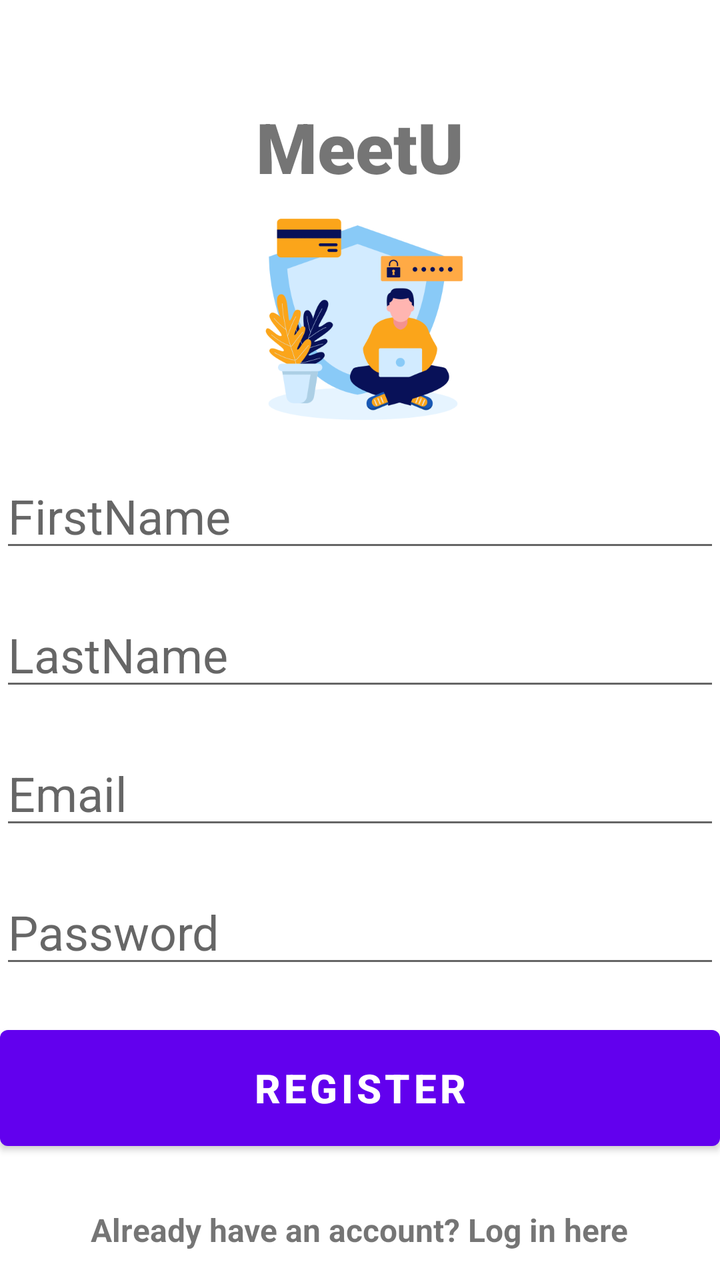
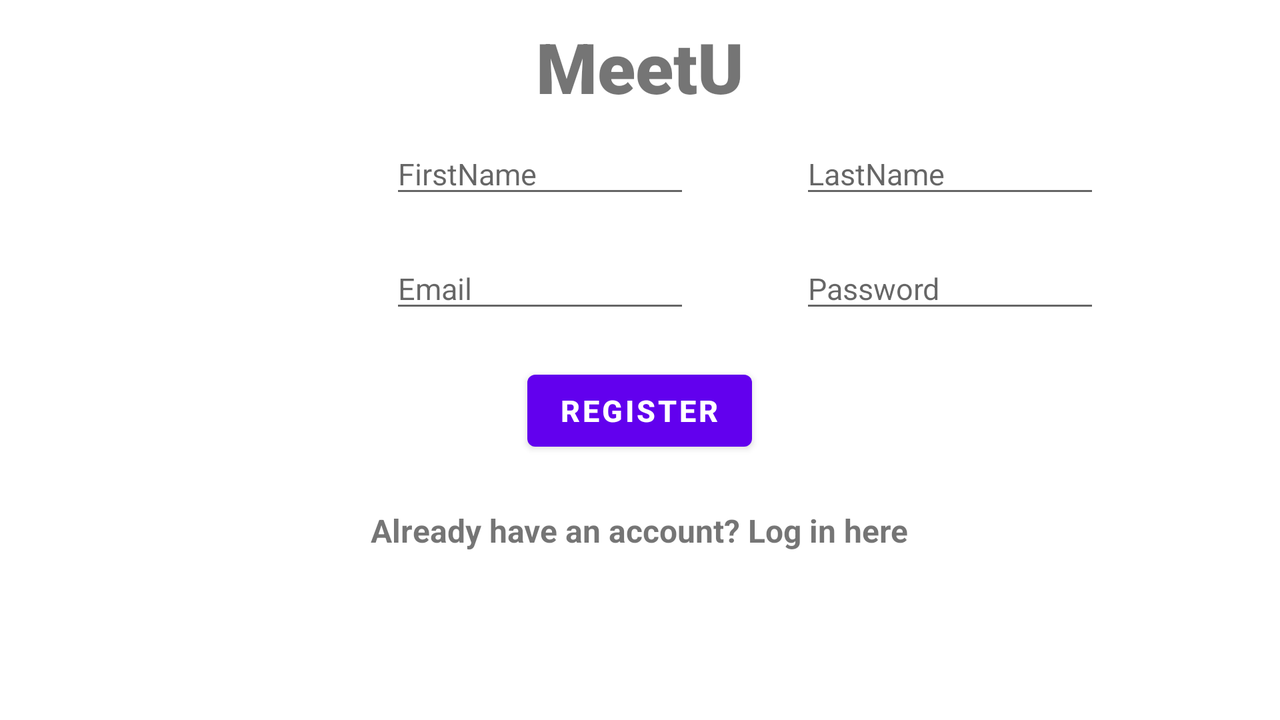

First picture: res/layout/ on a phone held upright. Second picture: the repository's own variant of that layout, on a device whose configuration matches the variant's folder. Source for both follows.
<!-- AndroidManifest.xml: application theme Theme.MeetU -->
<!-- res/layout/activity_register.xml -->
<?xml version="1.0" encoding="utf-8"?>
<RelativeLayout xmlns:android="http://schemas.android.com/apk/res/android"
    xmlns:app="http://schemas.android.com/apk/res-auto"
    xmlns:tools="http://schemas.android.com/tools"
    android:layout_width="match_parent"
    android:layout_height="match_parent"
    tools:context=".Activities.RegisterActivity">

    <TextView
        android:id="@+id/banner"
        android:layout_centerHorizontal="true"
        android:layout_marginTop="50dp"
        android:layout_width="wrap_content"
        android:layout_height="wrap_content"
        android:text="MeetU"
        android:textSize="35sp"
        android:textAlignment="center"
        android:textStyle="bold"
        android:fontFamily="sans-serif-black"
        />

    <ImageView
        android:id="@+id/registerImage"
        android:layout_width="409dp"
        android:layout_height="125dp"
        android:layout_below="@+id/banner"
        android:layout_centerInParent="true"
        app:srcCompat="@drawable/register" />


    <EditText
        android:id="@+id/register_firstName"
        android:layout_width="380dp"
        android:layout_height="wrap_content"
        android:layout_below="@+id/registerImage"
        android:layout_centerInParent="true"
        android:layout_marginTop="10dp"
        android:layout_centerHorizontal="true"
        android:ems="10"
        android:hint="FirstName"
        android:textSize="24sp" />

    <EditText
        android:id="@+id/register_lastName"
        android:layout_width="380dp"
        android:layout_height="wrap_content"
        android:layout_marginTop="20dp"
        android:ems="10"
        android:hint="LastName"
        android:textSize="24sp"
        android:layout_centerInParent="true"
        android:layout_below="@+id/register_firstName"
        />

    <EditText
        android:id="@+id/register_email"
        android:layout_width="380dp"
        android:layout_height="wrap_content"
        android:layout_marginTop="20dp"
        android:ems="10"
        android:inputType="textEmailAddress"
        android:hint="Email"
        android:textSize="24sp"
        android:layout_centerInParent="true"
        android:layout_below="@+id/register_lastName"
        />

    <EditText
        android:id="@+id/register_password"
        android:layout_width="380dp"
        android:layout_height="wrap_content"
        android:layout_marginTop="20dp"
        android:ems="10"
        android:inputType="textPassword"
        android:hint="Password"
        android:textSize="24sp"
        android:layout_centerInParent="true"
        android:layout_below="@+id/register_email"
        />

    <Button
        android:id="@+id/registerUser"
        android:layout_width="380dp"
        android:layout_height="70dp"
        android:layout_below="@+id/register_password"
        android:layout_centerInParent="true"
        android:layout_marginTop="20dp"
        android:text="Register"
        android:textSize="20sp"
        android:textStyle="bold"
        app:rippleColor="#673AB7" />

    <TextView
        android:id="@+id/have_an_account"
        android:layout_width="wrap_content"
        android:layout_height="wrap_content"
        android:text="Already have an account? Log in here"
        android:textSize="16sp"
        android:textStyle="bold"
        android:layout_marginTop="25dp"
        android:layout_marginLeft="30dp"
        android:layout_centerInParent="true"
        android:layout_below="@+id/registerUser"
        />

    <ProgressBar
        android:id="@+id/progressBar"
        style="?android:attr/progressBarStyleLarge"
        android:layout_width="wrap_content"
        android:layout_height="wrap_content"
        android:layout_centerInParent="true"
        android:visibility="gone"
        />

</RelativeLayout>
<!-- resources referenced by this layout -->
<resources>
  <!-- drawable register: png bitmap (drawable-v24, 32765 bytes) -->
  <style name="Theme.MeetU" parent="Theme.MaterialComponents.DayNight.NoActionBar">
          
          <item name="colorPrimary">@color/purple_500</item>
          <item name="colorPrimaryVariant">@color/purple_700</item>
          <item name="colorOnPrimary">@color/white</item>
          
          <item name="colorSecondary">@color/teal_200</item>
          <item name="colorSecondaryVariant">@color/teal_700</item>
          <item name="colorOnSecondary">@color/black</item>
          
          <item name="android:statusBarColor" tools:targetApi="l">?attr/colorPrimaryVariant</item>
          
      </style>
</resources>
<!-- res/layout-land/activity_register.xml (the repository's variant of the layout above) -->
<!-- drawn on the phone turned sideways -->
<?xml version="1.0" encoding="utf-8"?>
<RelativeLayout xmlns:android="http://schemas.android.com/apk/res/android"
    xmlns:app="http://schemas.android.com/apk/res-auto"
    xmlns:tools="http://schemas.android.com/tools"
    android:layout_width="match_parent"
    android:layout_height="match_parent"
    tools:context=".Activities.RegisterActivity">

    <TextView
        android:id="@+id/banner"
        android:layout_centerHorizontal="true"
        android:layout_marginTop="10dp"
        android:layout_width="wrap_content"
        android:layout_height="wrap_content"
        android:text="MeetU"
        android:textSize="35sp"
        android:textAlignment="center"
        android:textStyle="bold"
        android:fontFamily="sans-serif-black"
        />

    <EditText
        android:id="@+id/register_firstName"
        android:layout_width="150dp"
        android:layout_height="wrap_content"
        android:layout_below="@+id/banner"
        android:layout_marginStart="195dp"
        android:layout_marginTop="10dp"
        android:ems="10"
        android:hint="FirstName"
        android:textSize="15sp" />

    <EditText
        android:id="@+id/register_lastName"
        android:layout_width="150dp"
        android:layout_height="wrap_content"
        android:layout_marginTop="10dp"
        android:layout_marginStart="400dp"
        android:ems="10"
        android:hint="LastName"
        android:textSize="15sp"
        android:layout_below="@+id/banner"
        />

    <EditText
        android:id="@+id/register_email"
        android:layout_width="150dp"
        android:layout_height="wrap_content"
        android:layout_marginTop="20dp"
        android:ems="10"
        android:layout_marginStart="195dp"
        android:inputType="textEmailAddress"
        android:hint="Email"
        android:textSize="15sp"
        android:layout_below="@+id/register_lastName"
        />

    <EditText
        android:id="@+id/register_password"
        android:layout_width="150dp"
        android:layout_height="wrap_content"
        android:layout_marginTop="20dp"
        android:layout_marginStart="400dp"
        android:ems="10"
        android:inputType="textPassword"
        android:hint="Password"
        android:textSize="15sp"
        android:layout_below="@+id/register_lastName"
        />

    <Button
        android:id="@+id/registerUser"
        android:layout_width="wrap_content"
        android:layout_height="wrap_content"
        android:layout_below="@+id/register_password"
        android:layout_centerInParent="true"
        android:layout_marginTop="20dp"
        android:text="Register"
        android:textSize="15sp"
        android:textStyle="bold"
        app:rippleColor="#673AB7" />

    <TextView
        android:id="@+id/have_an_account"
        android:layout_width="wrap_content"
        android:layout_height="wrap_content"
        android:text="Already have an account? Log in here"
        android:textSize="16sp"
        android:textStyle="bold"
        android:layout_marginTop="25dp"
        android:layout_marginLeft="30dp"
        android:layout_centerInParent="true"
        android:layout_below="@+id/registerUser"
        />

    <ProgressBar
        android:id="@+id/progressBar"
        style="?android:attr/progressBarStyleLarge"
        android:layout_width="wrap_content"
        android:layout_height="wrap_content"
        android:layout_centerInParent="true"
        android:visibility="gone"
        />

</RelativeLayout>
<!-- resources referenced by the variant -->
<!-- as the phone turned sideways resolves them -->
<resources>
  <style name="Theme.MeetU" parent="Theme.MaterialComponents.DayNight.NoActionBar">
          
          <item name="colorPrimary">@color/purple_500</item>
          <item name="colorPrimaryVariant">@color/purple_700</item>
          <item name="colorOnPrimary">@color/white</item>
          
          <item name="colorSecondary">@color/teal_200</item>
          <item name="colorSecondaryVariant">@color/teal_700</item>
          <item name="colorOnSecondary">@color/black</item>
          
          <item name="android:statusBarColor" tools:targetApi="l">?attr/colorPrimaryVariant</item>
          
      </style>
</resources>
